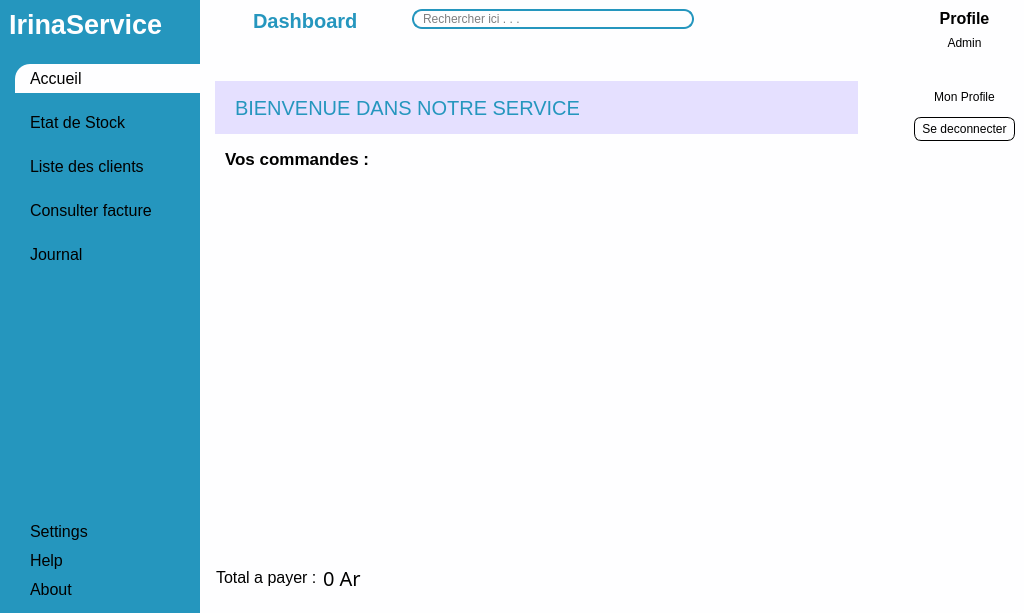
<?xml version="1.0" encoding="UTF-8"?>
<ui version="4.0">
 <class>MainWindow</class>
 <widget class="QMainWindow" name="MainWindow">
  <property name="geometry">
   <rect>
    <x>0</x>
    <y>0</y>
    <width>1024</width>
    <height>613</height>
   </rect>
  </property>
  <property name="windowTitle">
   <string>Irina Service</string>
  </property>
  <widget class="QWidget" name="centralwidget">
   <property name="styleSheet">
    <string notr="true">#centralwidget{
	background-color: #fefeff;
}

*{
	margin: 0;
	padding: 0;
	color: #000;
	border: none;
}
#leftMenu, QCustomSlideMenu{
	background-color: #2596be;
}

QLineEdit{
	background: transparent;
}

#searchFrame{
	border-radius: 10px;
	border: 2px solid #2596be;
}

#appHeader{
	color: #2596be;
}

#card1, #card2, #card3, #card4{
	background-color: #fefeff;
	border-radius:  15px;
}

#seeMoreButton{
	background-color: #f6f2ff;
	color: #2596be;
	padding: 7px;
	border-radius: 10px;
	box-shadow: 0px 0px 10px 0px #000;
}

#irinaServiceLabel{
	color: #fefeff;
}

#menuFrame QPushButton{
	text-align: left;
	padding: 5px 15px;
}

#menuFrame #accueilBtn{
	background-color: #fefeff;
	border-top-left-radius: 15px;
}

#profileContainer{
	background-color: #fefeff;
	border-radius: 20px;
}

#logoutBtn{
	padding: 4px 7px;
	border: 1px solid #000;
	border-radius: 7px
}


#welcomeLabel{
	text-align: center;
	color:  #2596be;
	background-color: #e5e0ff;
	padding: 10px 15px;
}</string>
   </property>
   <layout class="QHBoxLayout" name="horizontalLayout">
    <property name="leftMargin">
     <number>0</number>
    </property>
    <property name="topMargin">
     <number>0</number>
    </property>
    <property name="rightMargin">
     <number>0</number>
    </property>
    <property name="bottomMargin">
     <number>0</number>
    </property>
    <item>
     <widget class="QCustomSlideMenu" name="leftMenu" native="true">
      <layout class="QVBoxLayout" name="verticalLayout_7">
       <property name="spacing">
        <number>0</number>
       </property>
       <property name="leftMargin">
        <number>0</number>
       </property>
       <property name="topMargin">
        <number>0</number>
       </property>
       <property name="rightMargin">
        <number>0</number>
       </property>
       <property name="bottomMargin">
        <number>0</number>
       </property>
       <item>
        <widget class="QFrame" name="frame_7">
         <property name="sizePolicy">
          <sizepolicy hsizetype="Preferred" vsizetype="Expanding">
           <horstretch>0</horstretch>
           <verstretch>0</verstretch>
          </sizepolicy>
         </property>
         <property name="frameShape">
          <enum>QFrame::Shape::StyledPanel</enum>
         </property>
         <property name="frameShadow">
          <enum>QFrame::Shadow::Raised</enum>
         </property>
         <layout class="QVBoxLayout" name="verticalLayout_8">
          <property name="spacing">
           <number>0</number>
          </property>
          <property name="leftMargin">
           <number>0</number>
          </property>
          <property name="topMargin">
           <number>0</number>
          </property>
          <property name="rightMargin">
           <number>0</number>
          </property>
          <property name="bottomMargin">
           <number>0</number>
          </property>
          <item alignment="Qt::AlignmentFlag::AlignTop">
           <widget class="QFrame" name="frame_8">
            <property name="frameShape">
             <enum>QFrame::Shape::StyledPanel</enum>
            </property>
            <property name="frameShadow">
             <enum>QFrame::Shadow::Raised</enum>
            </property>
            <layout class="QHBoxLayout" name="horizontalLayout_14">
             <item alignment="Qt::AlignmentFlag::AlignTop">
              <widget class="QLabel" name="irinaServiceLabel">
               <property name="font">
                <font>
                 <pointsize>20</pointsize>
                 <bold>true</bold>
                </font>
               </property>
               <property name="text">
                <string>IrinaService</string>
               </property>
              </widget>
             </item>
            </layout>
           </widget>
          </item>
          <item>
           <widget class="QFrame" name="frame_9">
            <property name="sizePolicy">
             <sizepolicy hsizetype="Preferred" vsizetype="Expanding">
              <horstretch>0</horstretch>
              <verstretch>0</verstretch>
             </sizepolicy>
            </property>
            <property name="minimumSize">
             <size>
              <width>200</width>
              <height>0</height>
             </size>
            </property>
            <property name="frameShape">
             <enum>QFrame::Shape::StyledPanel</enum>
            </property>
            <property name="frameShadow">
             <enum>QFrame::Shadow::Raised</enum>
            </property>
            <layout class="QVBoxLayout" name="verticalLayout_10">
             <property name="spacing">
              <number>0</number>
             </property>
             <property name="leftMargin">
              <number>5</number>
             </property>
             <property name="topMargin">
              <number>15</number>
             </property>
             <property name="rightMargin">
              <number>0</number>
             </property>
             <property name="bottomMargin">
              <number>0</number>
             </property>
             <item>
              <widget class="QFrame" name="menuFrame">
               <property name="sizePolicy">
                <sizepolicy hsizetype="Preferred" vsizetype="Expanding">
                 <horstretch>0</horstretch>
                 <verstretch>0</verstretch>
                </sizepolicy>
               </property>
               <property name="frameShape">
                <enum>QFrame::Shape::StyledPanel</enum>
               </property>
               <property name="frameShadow">
                <enum>QFrame::Shadow::Raised</enum>
               </property>
               <layout class="QVBoxLayout" name="verticalLayout_9">
                <property name="spacing">
                 <number>15</number>
                </property>
                <property name="leftMargin">
                 <number>10</number>
                </property>
                <property name="topMargin">
                 <number>0</number>
                </property>
                <property name="rightMargin">
                 <number>0</number>
                </property>
                <item>
                 <widget class="QPushButton" name="accueilBtn">
                  <property name="font">
                   <font>
                    <pointsize>12</pointsize>
                    <bold>false</bold>
                   </font>
                  </property>
                  <property name="cursor">
                   <cursorShape>PointingHandCursor</cursorShape>
                  </property>
                  <property name="text">
                   <string>Accueil</string>
                  </property>
                  <property name="icon">
                   <iconset resource="resources.qrc">
                    <normaloff>:/icons/icons/home.png</normaloff>:/icons/icons/home.png</iconset>
                  </property>
                  <property name="iconSize">
                   <size>
                    <width>22</width>
                    <height>22</height>
                   </size>
                  </property>
                 </widget>
                </item>
                <item>
                 <widget class="QPushButton" name="stockBtn">
                  <property name="font">
                   <font>
                    <pointsize>12</pointsize>
                   </font>
                  </property>
                  <property name="cursor">
                   <cursorShape>PointingHandCursor</cursorShape>
                  </property>
                  <property name="text">
                   <string>Etat de Stock</string>
                  </property>
                  <property name="icon">
                   <iconset resource="resources.qrc">
                    <normaloff>:/icons/icons/stock.png</normaloff>:/icons/icons/stock.png</iconset>
                  </property>
                  <property name="iconSize">
                   <size>
                    <width>22</width>
                    <height>22</height>
                   </size>
                  </property>
                 </widget>
                </item>
                <item>
                 <widget class="QPushButton" name="clientBtn">
                  <property name="font">
                   <font>
                    <pointsize>12</pointsize>
                   </font>
                  </property>
                  <property name="cursor">
                   <cursorShape>PointingHandCursor</cursorShape>
                  </property>
                  <property name="text">
                   <string>Liste des clients</string>
                  </property>
                  <property name="icon">
                   <iconset resource="resources.qrc">
                    <normaloff>:/icons/icons/people.png</normaloff>:/icons/icons/people.png</iconset>
                  </property>
                  <property name="iconSize">
                   <size>
                    <width>22</width>
                    <height>22</height>
                   </size>
                  </property>
                 </widget>
                </item>
                <item>
                 <widget class="QPushButton" name="factureBtn">
                  <property name="font">
                   <font>
                    <pointsize>12</pointsize>
                   </font>
                  </property>
                  <property name="cursor">
                   <cursorShape>PointingHandCursor</cursorShape>
                  </property>
                  <property name="text">
                   <string>Consulter facture</string>
                  </property>
                  <property name="icon">
                   <iconset resource="resources.qrc">
                    <normaloff>:/icons/icons/facture.png</normaloff>:/icons/icons/facture.png</iconset>
                  </property>
                  <property name="iconSize">
                   <size>
                    <width>19</width>
                    <height>19</height>
                   </size>
                  </property>
                 </widget>
                </item>
                <item>
                 <widget class="QPushButton" name="journalBtn">
                  <property name="font">
                   <font>
                    <pointsize>12</pointsize>
                   </font>
                  </property>
                  <property name="cursor">
                   <cursorShape>PointingHandCursor</cursorShape>
                  </property>
                  <property name="text">
                   <string>Journal</string>
                  </property>
                  <property name="icon">
                   <iconset resource="resources.qrc">
                    <normaloff>:/icons/icons/facture.png</normaloff>:/icons/icons/facture.png</iconset>
                  </property>
                  <property name="iconSize">
                   <size>
                    <width>19</width>
                    <height>19</height>
                   </size>
                  </property>
                 </widget>
                </item>
                <item>
                 <spacer name="verticalSpacer">
                  <property name="orientation">
                   <enum>Qt::Orientation::Vertical</enum>
                  </property>
                  <property name="sizeHint" stdset="0">
                   <size>
                    <width>20</width>
                    <height>40</height>
                   </size>
                  </property>
                 </spacer>
                </item>
                <item>
                 <widget class="QFrame" name="frame_6">
                  <property name="frameShape">
                   <enum>QFrame::Shape::StyledPanel</enum>
                  </property>
                  <property name="frameShadow">
                   <enum>QFrame::Shadow::Raised</enum>
                  </property>
                  <layout class="QVBoxLayout" name="verticalLayout_2">
                   <property name="spacing">
                    <number>0</number>
                   </property>
                   <property name="leftMargin">
                    <number>0</number>
                   </property>
                   <property name="topMargin">
                    <number>0</number>
                   </property>
                   <property name="rightMargin">
                    <number>0</number>
                   </property>
                   <property name="bottomMargin">
                    <number>0</number>
                   </property>
                   <item>
                    <widget class="QPushButton" name="settingBtn">
                     <property name="font">
                      <font>
                       <pointsize>12</pointsize>
                      </font>
                     </property>
                     <property name="cursor">
                      <cursorShape>PointingHandCursor</cursorShape>
                     </property>
                     <property name="text">
                      <string>Settings</string>
                     </property>
                     <property name="icon">
                      <iconset resource="resources.qrc">
                       <normaloff>:/icons/icons/settings.png</normaloff>:/icons/icons/settings.png</iconset>
                     </property>
                     <property name="iconSize">
                      <size>
                       <width>24</width>
                       <height>24</height>
                      </size>
                     </property>
                    </widget>
                   </item>
                   <item>
                    <widget class="QPushButton" name="helpBtn">
                     <property name="font">
                      <font>
                       <pointsize>12</pointsize>
                      </font>
                     </property>
                     <property name="cursor">
                      <cursorShape>PointingHandCursor</cursorShape>
                     </property>
                     <property name="text">
                      <string>Help</string>
                     </property>
                     <property name="icon">
                      <iconset resource="resources.qrc">
                       <normaloff>:/icons/icons/about.png</normaloff>:/icons/icons/about.png</iconset>
                     </property>
                     <property name="iconSize">
                      <size>
                       <width>24</width>
                       <height>24</height>
                      </size>
                     </property>
                    </widget>
                   </item>
                   <item>
                    <widget class="QPushButton" name="aboutBtn">
                     <property name="font">
                      <font>
                       <pointsize>12</pointsize>
                      </font>
                     </property>
                     <property name="cursor">
                      <cursorShape>PointingHandCursor</cursorShape>
                     </property>
                     <property name="text">
                      <string>About</string>
                     </property>
                     <property name="icon">
                      <iconset resource="resources.qrc">
                       <normaloff>:/icons/icons/info.png</normaloff>:/icons/icons/info.png</iconset>
                     </property>
                     <property name="iconSize">
                      <size>
                       <width>22</width>
                       <height>22</height>
                      </size>
                     </property>
                    </widget>
                   </item>
                  </layout>
                 </widget>
                </item>
               </layout>
              </widget>
             </item>
            </layout>
           </widget>
          </item>
         </layout>
        </widget>
       </item>
      </layout>
     </widget>
    </item>
    <item>
     <widget class="QWidget" name="mainContainer" native="true">
      <layout class="QVBoxLayout" name="verticalLayout">
       <property name="spacing">
        <number>0</number>
       </property>
       <property name="leftMargin">
        <number>0</number>
       </property>
       <property name="topMargin">
        <number>0</number>
       </property>
       <property name="rightMargin">
        <number>0</number>
       </property>
       <property name="bottomMargin">
        <number>0</number>
       </property>
       <item alignment="Qt::AlignmentFlag::AlignTop">
        <widget class="QWidget" name="headerFrame" native="true">
         <property name="sizePolicy">
          <sizepolicy hsizetype="Expanding" vsizetype="Preferred">
           <horstretch>0</horstretch>
           <verstretch>0</verstretch>
          </sizepolicy>
         </property>
         <layout class="QHBoxLayout" name="horizontalLayout_2">
          <property name="spacing">
           <number>10</number>
          </property>
          <property name="leftMargin">
           <number>0</number>
          </property>
          <property name="topMargin">
           <number>0</number>
          </property>
          <property name="rightMargin">
           <number>0</number>
          </property>
          <property name="bottomMargin">
           <number>10</number>
          </property>
          <item alignment="Qt::AlignmentFlag::AlignLeft|Qt::AlignmentFlag::AlignTop">
           <widget class="QWidget" name="widget" native="true">
            <layout class="QHBoxLayout" name="horizontalLayout_3">
             <item>
              <widget class="QPushButton" name="menuBtn">
               <property name="text">
                <string/>
               </property>
               <property name="icon">
                <iconset resource="resources.qrc">
                 <normaloff>:/icons/icons/burger-menu.png</normaloff>:/icons/icons/burger-menu.png</iconset>
               </property>
               <property name="iconSize">
                <size>
                 <width>24</width>
                 <height>24</height>
                </size>
               </property>
              </widget>
             </item>
             <item>
              <widget class="QLabel" name="appHeader">
               <property name="font">
                <font>
                 <pointsize>15</pointsize>
                 <bold>true</bold>
                </font>
               </property>
               <property name="text">
                <string>Dashboard</string>
               </property>
              </widget>
             </item>
            </layout>
           </widget>
          </item>
          <item alignment="Qt::AlignmentFlag::AlignHCenter|Qt::AlignmentFlag::AlignTop">
           <widget class="QWidget" name="widget_2" native="true">
            <property name="minimumSize">
             <size>
              <width>300</width>
              <height>0</height>
             </size>
            </property>
            <layout class="QHBoxLayout" name="horizontalLayout_4">
             <item alignment="Qt::AlignmentFlag::AlignTop">
              <widget class="QFrame" name="searchFrame">
               <property name="minimumSize">
                <size>
                 <width>160</width>
                 <height>0</height>
                </size>
               </property>
               <property name="frameShape">
                <enum>QFrame::Shape::StyledPanel</enum>
               </property>
               <property name="frameShadow">
                <enum>QFrame::Shadow::Raised</enum>
               </property>
               <layout class="QHBoxLayout" name="horizontalLayout_5">
                <property name="spacing">
                 <number>0</number>
                </property>
                <property name="leftMargin">
                 <number>0</number>
                </property>
                <property name="topMargin">
                 <number>0</number>
                </property>
                <property name="rightMargin">
                 <number>0</number>
                </property>
                <property name="bottomMargin">
                 <number>0</number>
                </property>
                <item>
                 <widget class="QLabel" name="label_2">
                  <property name="text">
                   <string/>
                  </property>
                  <property name="pixmap">
                   <pixmap resource="resources.qrc">:/icons/icons/search.png</pixmap>
                  </property>
                 </widget>
                </item>
                <item>
                 <widget class="QLineEdit" name="searchField">
                  <property name="maximumSize">
                   <size>
                    <width>16777215</width>
                    <height>300</height>
                   </size>
                  </property>
                  <property name="text">
                   <string/>
                  </property>
                  <property name="placeholderText">
                   <string>Rechercher ici . . .</string>
                  </property>
                 </widget>
                </item>
               </layout>
              </widget>
             </item>
            </layout>
           </widget>
          </item>
          <item alignment="Qt::AlignmentFlag::AlignRight">
           <widget class="QWidget" name="widget_3" native="true">
            <layout class="QHBoxLayout" name="horizontalLayout_6">
             <property name="spacing">
              <number>0</number>
             </property>
             <property name="leftMargin">
              <number>0</number>
             </property>
             <property name="topMargin">
              <number>0</number>
             </property>
             <property name="rightMargin">
              <number>0</number>
             </property>
             <property name="bottomMargin">
              <number>0</number>
             </property>
             <item>
              <widget class="QPushButton" name="accountBtn">
               <property name="text">
                <string/>
               </property>
               <property name="icon">
                <iconset resource="resources.qrc">
                 <normaloff>:/icons/icons/avatar.png</normaloff>:/icons/icons/avatar.png</iconset>
               </property>
               <property name="iconSize">
                <size>
                 <width>30</width>
                 <height>30</height>
                </size>
               </property>
              </widget>
             </item>
            </layout>
           </widget>
          </item>
         </layout>
        </widget>
       </item>
       <item>
        <widget class="QCustomQStackedWidget" name="mainNavigationScreen">
         <property name="currentIndex">
          <number>0</number>
         </property>
         <widget class="QWidget" name="homePage">
          <widget class="QFrame" name="frame">
           <property name="geometry">
            <rect>
             <x>0</x>
             <y>20</y>
             <width>661</width>
             <height>71</height>
            </rect>
           </property>
           <property name="frameShape">
            <enum>QFrame::Shape::StyledPanel</enum>
           </property>
           <property name="frameShadow">
            <enum>QFrame::Shadow::Raised</enum>
           </property>
           <layout class="QVBoxLayout" name="verticalLayout_3">
            <item>
             <widget class="QLabel" name="welcomeLabel">
              <property name="font">
               <font>
                <pointsize>15</pointsize>
               </font>
              </property>
              <property name="text">
               <string>BIENVENUE DANS NOTRE SERVICE</string>
              </property>
             </widget>
            </item>
           </layout>
          </widget>
          <widget class="QFrame" name="frame_10">
           <property name="geometry">
            <rect>
             <x>10</x>
             <y>90</y>
             <width>161</width>
             <height>34</height>
            </rect>
           </property>
           <property name="frameShape">
            <enum>QFrame::Shape::StyledPanel</enum>
           </property>
           <property name="frameShadow">
            <enum>QFrame::Shadow::Raised</enum>
           </property>
           <layout class="QHBoxLayout" name="horizontalLayout_7">
            <item>
             <widget class="QLabel" name="label">
              <property name="font">
               <font>
                <pointsize>13</pointsize>
                <bold>true</bold>
               </font>
              </property>
              <property name="text">
               <string>Vos commandes :</string>
              </property>
             </widget>
            </item>
           </layout>
          </widget>
          <widget class="QWidget" name="widget_5" native="true">
           <property name="geometry">
            <rect>
             <x>10</x>
             <y>500</y>
             <width>201</width>
             <height>51</height>
            </rect>
           </property>
           <layout class="QHBoxLayout" name="horizontalLayout_8">
            <item>
             <widget class="QLabel" name="label_7">
              <property name="font">
               <font>
                <pointsize>12</pointsize>
               </font>
              </property>
              <property name="text">
               <string>Total a payer :</string>
              </property>
             </widget>
            </item>
            <item>
             <widget class="QLabel" name="label_8">
              <property name="font">
               <font>
                <family>Lucida Fax</family>
                <pointsize>15</pointsize>
               </font>
              </property>
              <property name="text">
               <string>0 Ar</string>
              </property>
             </widget>
            </item>
           </layout>
          </widget>
          <widget class="QWidget" name="gridLayoutWidget">
           <property name="geometry">
            <rect>
             <x>20</x>
             <y>140</y>
             <width>641</width>
             <height>361</height>
            </rect>
           </property>
           <layout class="QGridLayout" name="cardContainer"/>
          </widget>
         </widget>
         <widget class="QWidget" name="stockPage">
          <widget class="QFrame" name="frame_2">
           <property name="geometry">
            <rect>
             <x>30</x>
             <y>30</y>
             <width>401</width>
             <height>80</height>
            </rect>
           </property>
           <property name="frameShape">
            <enum>QFrame::Shape::StyledPanel</enum>
           </property>
           <property name="frameShadow">
            <enum>QFrame::Shadow::Raised</enum>
           </property>
           <widget class="QLabel" name="label_3">
            <property name="geometry">
             <rect>
              <x>60</x>
              <y>20</y>
              <width>141</width>
              <height>31</height>
             </rect>
            </property>
            <property name="font">
             <font>
              <pointsize>15</pointsize>
             </font>
            </property>
            <property name="text">
             <string>Etat de stock</string>
            </property>
           </widget>
          </widget>
         </widget>
         <widget class="QWidget" name="clientPage">
          <widget class="QFrame" name="frame_3">
           <property name="geometry">
            <rect>
             <x>40</x>
             <y>30</y>
             <width>401</width>
             <height>80</height>
            </rect>
           </property>
           <property name="frameShape">
            <enum>QFrame::Shape::StyledPanel</enum>
           </property>
           <property name="frameShadow">
            <enum>QFrame::Shadow::Raised</enum>
           </property>
           <widget class="QLabel" name="label_4">
            <property name="geometry">
             <rect>
              <x>60</x>
              <y>20</y>
              <width>141</width>
              <height>31</height>
             </rect>
            </property>
            <property name="font">
             <font>
              <pointsize>15</pointsize>
             </font>
            </property>
            <property name="text">
             <string>Liste des clients</string>
            </property>
           </widget>
          </widget>
         </widget>
         <widget class="QWidget" name="facturePage">
          <widget class="QFrame" name="frame_4">
           <property name="geometry">
            <rect>
             <x>40</x>
             <y>30</y>
             <width>401</width>
             <height>80</height>
            </rect>
           </property>
           <property name="frameShape">
            <enum>QFrame::Shape::StyledPanel</enum>
           </property>
           <property name="frameShadow">
            <enum>QFrame::Shadow::Raised</enum>
           </property>
           <widget class="QLabel" name="label_5">
            <property name="geometry">
             <rect>
              <x>60</x>
              <y>20</y>
              <width>141</width>
              <height>31</height>
             </rect>
            </property>
            <property name="font">
             <font>
              <pointsize>15</pointsize>
             </font>
            </property>
            <property name="text">
             <string>Facture</string>
            </property>
           </widget>
          </widget>
         </widget>
         <widget class="QWidget" name="journalPage">
          <widget class="QFrame" name="frame_5">
           <property name="geometry">
            <rect>
             <x>30</x>
             <y>30</y>
             <width>401</width>
             <height>80</height>
            </rect>
           </property>
           <property name="frameShape">
            <enum>QFrame::Shape::StyledPanel</enum>
           </property>
           <property name="frameShadow">
            <enum>QFrame::Shadow::Raised</enum>
           </property>
           <widget class="QLabel" name="label_6">
            <property name="geometry">
             <rect>
              <x>80</x>
              <y>20</y>
              <width>141</width>
              <height>31</height>
             </rect>
            </property>
            <property name="font">
             <font>
              <pointsize>15</pointsize>
             </font>
            </property>
            <property name="text">
             <string>Journal</string>
            </property>
           </widget>
          </widget>
         </widget>
        </widget>
       </item>
      </layout>
     </widget>
    </item>
    <item alignment="Qt::AlignmentFlag::AlignTop">
     <widget class="QWidget" name="profileContainer" native="true">
      <layout class="QVBoxLayout" name="verticalLayout_11">
       <property name="spacing">
        <number>0</number>
       </property>
       <property name="leftMargin">
        <number>0</number>
       </property>
       <property name="topMargin">
        <number>0</number>
       </property>
       <property name="rightMargin">
        <number>0</number>
       </property>
       <property name="bottomMargin">
        <number>0</number>
       </property>
       <item>
        <widget class="QCustomSlideMenu" name="profileMenu" native="true">
         <property name="minimumSize">
          <size>
           <width>100</width>
           <height>150</height>
          </size>
         </property>
         <layout class="QVBoxLayout" name="verticalLayout_12">
          <item alignment="Qt::AlignmentFlag::AlignTop">
           <widget class="QLabel" name="label_18">
            <property name="font">
             <font>
              <pointsize>12</pointsize>
              <bold>true</bold>
             </font>
            </property>
            <property name="text">
             <string>Profile</string>
            </property>
            <property name="alignment">
             <set>Qt::AlignmentFlag::AlignCenter</set>
            </property>
           </widget>
          </item>
          <item alignment="Qt::AlignmentFlag::AlignTop">
           <widget class="QLabel" name="label_17">
            <property name="text">
             <string>Admin</string>
            </property>
            <property name="alignment">
             <set>Qt::AlignmentFlag::AlignCenter</set>
            </property>
           </widget>
          </item>
          <item alignment="Qt::AlignmentFlag::AlignHCenter|Qt::AlignmentFlag::AlignTop">
           <widget class="QLabel" name="label_16">
            <property name="text">
             <string/>
            </property>
            <property name="pixmap">
             <pixmap resource="resources.qrc">:/icons/icons/avatar.png</pixmap>
            </property>
            <property name="alignment">
             <set>Qt::AlignmentFlag::AlignCenter</set>
            </property>
           </widget>
          </item>
          <item alignment="Qt::AlignmentFlag::AlignTop">
           <widget class="QPushButton" name="pushButton">
            <property name="text">
             <string>Mon Profile</string>
            </property>
           </widget>
          </item>
          <item alignment="Qt::AlignmentFlag::AlignTop">
           <widget class="QPushButton" name="logoutBtn">
            <property name="text">
             <string>Se deconnecter</string>
            </property>
            <property name="icon">
             <iconset resource="resources.qrc">
              <normaloff>:/icons/icons/logout.png</normaloff>:/icons/icons/logout.png</iconset>
            </property>
            <property name="iconSize">
             <size>
              <width>18</width>
              <height>18</height>
             </size>
            </property>
           </widget>
          </item>
         </layout>
        </widget>
       </item>
      </layout>
     </widget>
    </item>
   </layout>
  </widget>
 </widget>
 <customwidgets>
  <customwidget>
   <class>QCustomSlideMenu</class>
   <extends>QWidget</extends>
   <header location="global">Custom_Widgets.QCustomSlideMenu.h</header>
   <container>1</container>
  </customwidget>
  <customwidget>
   <class>QCustomQStackedWidget</class>
   <extends>QStackedWidget</extends>
   <header location="global">Custom_Widgets.QCustomQStackedWidget.h</header>
   <container>1</container>
  </customwidget>
 </customwidgets>
 <resources>
  <include location="resources.qrc"/>
 </resources>
 <connections/>
</ui>
